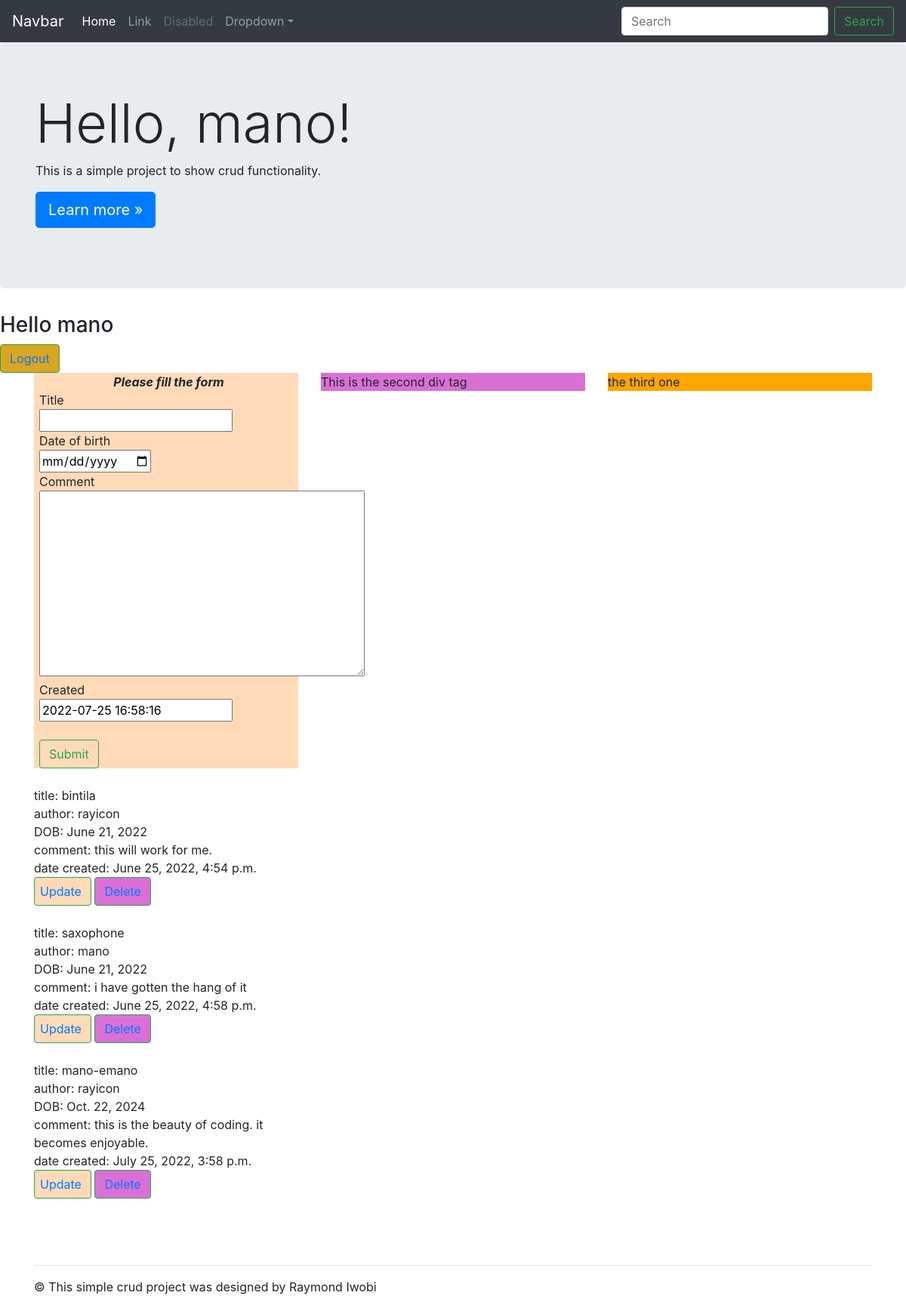
Screenshot of /home/ (signed in) with the database file from the repository.
### postgmon/models.py (models this page shows, shortened)
class postgmodels(models.Model):
    title = models.CharField(max_length=30)
    author = models.ForeignKey(User, default=None, null=True, on_delete=models.CASCADE)
    date_of_birth = models.DateField()
    comment = models.TextField()
    created = models.DateTimeField(default=datetime.now())

### postgmon/views.py (the view)
# urls.py: 2. Add a URL to urlpatterns:  path('', views.home, name='home')
def home(request):
    flura = postgmodels.objects.all()
    floxy = postgform()
    if request.method == "POST":
        floxy = postgform(request.POST)
        if floxy.is_valid():
            tiler = floxy.save(commit=False)
            tiler.author = request.user
            tiler.save()
    context = {'flura':flura, 'floxy':floxy}
    return render(request, 'home.html', context)

### postgmon/forms.py
class postgform(forms.ModelForm):
    class Meta:
        model= postgmodels
        fields= ['title', 'comment', 'created', 'date_of_birth']
        widgets = {'date_of_birth': dateinput}

### postgmon/templates/home.html (shortened to what this page needs)
{% extends 'base.html' %}
{% load static %}
{% block content %}
<h3>Hello {{request.user}}</h3>
<div class="btn btn-outline-success my-2 my-sm-0 vox"><a href="{% url 'logoutuser' %}">Logout</a></div>
<div class="container">
    <div class="row">
    <div class="col-md-4">
        <div class="sax">
            <form method="POST" >
                <div class="">
                <center class="lok">Please fill the form</center>
                <div>{{floxy.title.label}}</div>
                <div>{{floxy.title}}</div>
                <div>{{floxy.date_of_birth.label}}</div>
                <div>{{floxy.date_of_birth}}</div>
                <div>{{floxy.comment.label}}</div>
                <div>{{floxy.comment}}</div>
                <div>{{floxy.created.label}}</div>
                <div>{{floxy.created}}</div> <br />
                <input type="submit" value="Submit" class="btn btn-outline-success my-2 my-sm-0">
                </div>
            </form>
            </div>
            <div>
            {% for flo in flura %}
            <br />
            <div>title: {{flo.title}}</div>
            <div>author: {{flo.author}}</div>
            <div>DOB: {{flo.date_of_birth}}</div>
            <div>comment: {{flo.comment}}</div>
            <div>date created: {{flo.created}}</div>
            <div class="btn btn-outline-success my-2 my-sm-0 sax"><a href="{% url 'update' flo.id %}">Update</a></div>
            <div class="btn btn-outline-success my-2 my-sm-0 clim"><a href="{% url 'delete' flo.id %}">Delete</a></div>
            <br/>
            {% endfor %}
        </div>
        </div>
    <div class="col-md-4">
        <div class="clim">
            This is the second div tag
        </div>
    </div>
    <div class="col-md-4">
        <div class="orange">
            the third one
        </div>
    </div>
</div>
</div>
<br>
<br>
<br>
{% endblock %}

### postgmon/templates/base.html (shortened to what this page needs)
{% load  static %}
<!doctype html>
<html lang="en">
  <head>
<link href="{% static 'assets/dist/css/bootstrap.min.css' %}" rel="stylesheet">
    <link href="{% static 'jumbotron.css' %}" rel="stylesheet">
  </head>
  <body>
    <nav class="navbar navbar-expand-md navbar-dark fixed-top bg-dark">
  <a class="navbar-brand" href="#">Navbar</a>
  <div class="collapse navbar-collapse" id="navbarsExampleDefault">
    <ul class="navbar-nav mr-auto">
      <li class="nav-item active">
        <a class="nav-link" href="#">Home <span class="sr-only">(current)</span></a>
      </li>
      <li class="nav-item">
        <a class="nav-link" href="#">Link</a>
      </li>
      <li class="nav-item">
        <a class="nav-link disabled" href="#" tabindex="-1" aria-disabled="true">Disabled</a>
      </li>
      <li class="nav-item dropdown">
        <a class="nav-link dropdown-toggle" href="#" id="dropdown01" data-toggle="dropdown" aria-haspopup="true" aria-expanded="false">Dropdown</a>
      </li>
    </ul>
    <form class="form-inline my-2 my-lg-0">
      <input class="form-control mr-sm-2" type="text" placeholder="Search" aria-label="Search">
      <button class="btn btn-outline-success my-2 my-sm-0" type="submit">Search</button>
    </form>
  </div>
</nav>
<main role="main">
  <div class="jumbotron">
    <div class="container">
      <h1 class="display-3">Hello, {{request.user}}!</h1>
      <p>This is a simple project to show crud functionality.</p>
      <p><a class="btn btn-primary btn-lg" href="#" role="button">Learn more &raquo;</a></p>
    </div>
  </div>
  {% block content %}
    {% endblock %}
  <div class="container">
    <hr>
  </div>
</main>
<footer class="container">
  <p>&copy; This simple crud project was designed by Raymond Iwobi</p>
</footer>
</html>

### postgmon/static/jumbotron.css (style rules this page uses)
body { padding-top: 3.5rem; }

### postgmon/templates/home.html (style rules this page uses)
.orange { background-color: orange; }
.clim { background-color:orchid; }
.sax { background-color: peachpuff; margin-left: 0px; padding-left: 7px; }
.vox { background-color: goldenrod; }
.lok { font-style:oblique; font-weight:bolder; }

### rows the page displays
postgmodels: title "bintila", author "rayicon", date_of_birth "June 21, 2022", comment "this will work for me.", created "June 25, 2022, 4:54 p.m."
postgmodels: title "saxophone", author "mano", date_of_birth "June 21, 2022", comment "i have gotten the hang of it", created "June 25, 2022, 4:58 p.m."
postgmodels: title "mano-emano", author "rayicon", date_of_birth "Oct. 22, 2024", comment "this is the beauty of coding. it becomes enjoyable.", created "July 25, 2022, 3:58 p.m."

### other values shown
{{ request.user }} "mano"
{{ floxy.title.label }} "Title"
{{ floxy.date_of_birth.label }} "Date of birth"
{{ floxy.comment.label }} "Comment"
{{ floxy.created.label }} "Created"
